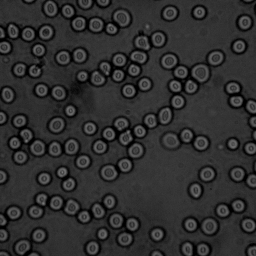
%> input picture lab_6/blod256.tif, 256 x 256 px
$ octave demoD.m   (GNU Octave 9; MATLAB toolbox functions it lacks are replaced by stand-ins)
%> lines starting %> are read from the running program, lines starting %| are printed output that depends on the picture
### lab_7/corr.m
function y = corr(f,p)
% Ordinary correlation function: y = corr(f,p)
% f: image
% p: pattern
% y: correlation result
%
% The size of the pattern p must be even.
% The size of the pattern p must be <= the image f.

% Convert indata to double
% ========================
f = double(f);
p = double(p);

% Check sizes
% ===========
[M,N] = size(f);
[Mp,Np] = size(p);
if mod(Mp,2)== 1 | mod(Np,2)== 1
  error('pattern size must be even')
end
if (Mp>M) | (Np>N)
  error('pattern size must smaller or equal to image size')
end

% Zero-pad pattern
% ================
rvec = M/2+1+(-Mp/2:Mp/2-1);
cvec = N/2+1+(-Np/2:Np/2-1);
p1 = zeros(M,N);
p1(rvec,cvec) = p;

% Correlation in the Fourier domain
% =================================
F = fftshift(fft2(ifftshift(f)));
P = fftshift(fft2(ifftshift(p1)));
y = real(ifftshift(ifft2(fftshift(F.*conj(P)))));


### lab_6/demoD.m
im = double(imread('blod256.tif'));
%> im: size 256x256 double; min 0, max 121, mean 46.2; mean of the top-left, top-right, bottom-left and bottom-right quarters 44.3, 48.2, 45.1, 47.1
start_X = 155;
start_Y = 74;
kernel_size = 19;
pattern = im(start_X:start_X + kernel_size, start_Y:start_Y + kernel_size);
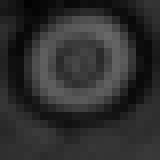
%> pattern: size 20x20 double (shown 8 times larger); min 2, max 104, mean 46.6
fact = 0.37;
rescorr = corr(im, pattern);
%> in corr, `p1(rvec,cvec) = p;`:
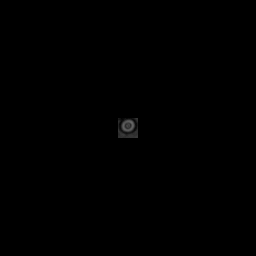
%> p1: size 256x256 double; min 0, max 104, mean 0.3
%> in corr, `y = real(ifftshift(ifft2(fftshift(F.*conj(P)))));`:
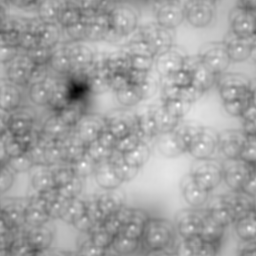
%> y: size 256x256 double; min 429747, max 1090153, mean 859875.6; drawn with min black and max white

%> (the run ends here)
